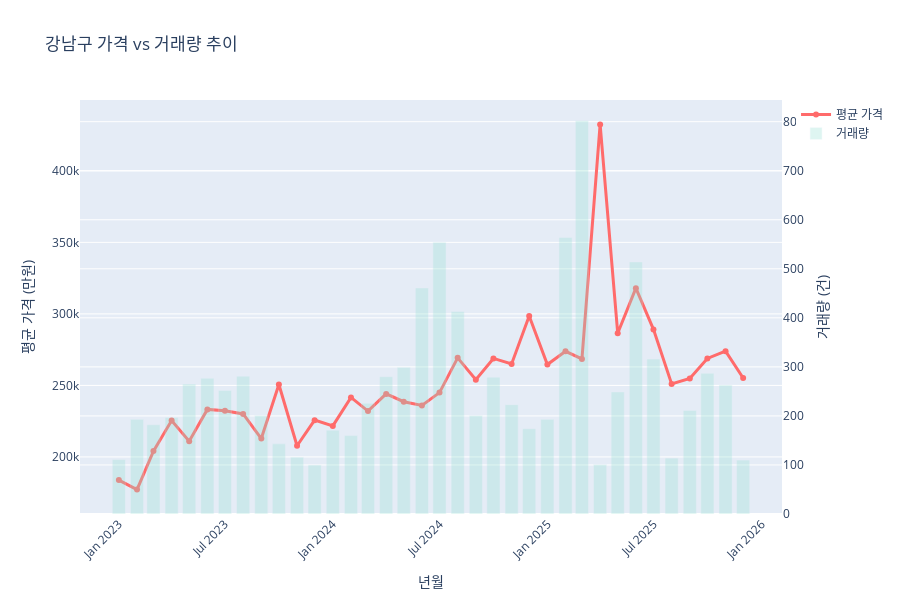

Write notebook code for a chart like this one.
### Code cell
# 4. 거래량과 가격 동시 표시 (듀얼 축)
fig4 = go.Figure()

# 강남구 예시
gangnam = monthly_gu[monthly_gu['CGG_NM'] == '강남구']

# 가격 (왼쪽 축)
fig4.add_trace(go.Scatter(
    x=gangnam['year_month'],
    y=gangnam['avg_price'],
    name='평균 가격',
    yaxis='y',
    mode='lines+markers',
    line=dict(color='#FF6B6B', width=3)
))

# 거래량 (오른쪽 축)
fig4.add_trace(go.Bar(
    x=gangnam['year_month'],
    y=gangnam['txn_cnt'],
    name='거래량',
    yaxis='y2',
    opacity=0.3,
    marker_color='#95E1D3'
))

fig4.update_layout(
    title='강남구 가격 vs 거래량 추이',
    xaxis=dict(title='년월', tickangle=-45),
    yaxis=dict(
        title='평균 가격 (만원)',
        side='left'
    ),
    yaxis2=dict(
        title='거래량 (건)',
        side='right',
        overlaying='y'
    ),
    hovermode='x unified',
    height=600
)

fig4.show()

### Figure 1 — Plotly figure (JSON) as saved in the notebook; plotly's stock layout.template omitted (floating-point values rounded to 4 significant figures)
{"data": [{"line": {"color": "#FF6B6B", "width": 3}, "mode": "lines+markers", "name": "평균 가격", "type": "scatter", "x": ["2023-01", "2023-02", "2023-03", "2023-04", "2023-05", "2023-06", "2023-07", "2023-08", "2023-09", "2023-10", "2023-11", "2023-12", "2024-01", "2024-02", "2024-03", "2024-04", "2024-05", "2024-06", "2024-07", "2024-08", "2024-09", "2024-10", "2024-11", "2024-12", "2025-01", "2025-02", "2025-03", "2025-04", "2025-05", "2025-06", "2025-07", "2025-08", "2025-09", "2025-10", "2025-11", "2025-12"], "y": [183800.0, 177200.0, 204100.0, 225500.0, 211000.0, 233200.0, 232300.0, 230100.0, 212900.0, 250600.0, 207800.0, 225700.0, 221700.0, 241600.0, 232100.0, 244100.0, 238600.0, 236000.0, 245000.0, 269300.0, 254000.0, 268900.0, 265000.0, 298500.0, 264600.0, 273900.0, 268500.0, 432400.0, 286500.0, 318000.0, 289200.0, 251000.0, 254800.0, 268800.0, 274000.0, 255200.0], "yaxis": "y"}, {"marker": {"color": "#95E1D3"}, "name": "거래량", "opacity": 0.3, "type": "bar", "x": ["2023-01", "2023-02", "2023-03", "2023-04", "2023-05", "2023-06", "2023-07", "2023-08", "2023-09", "2023-10", "2023-11", "2023-12", "2024-01", "2024-02", "2024-03", "2024-04", "2024-05", "2024-06", "2024-07", "2024-08", "2024-09", "2024-10", "2024-11", "2024-12", "2025-01", "2025-02", "2025-03", "2025-04", "2025-05", "2025-06", "2025-07", "2025-08", "2025-09", "2025-10", "2025-11", "2025-12"], "y": [111, 193, 182, 197, 265, 277, 252, 281, 201, 143, 116, 100, 171, 160, 226, 280, 299, 461, 554, 413, 201, 279, 223, 174, 193, 564, 802, 101, 249, 514, 316, 114, 211, 287, 263, 110], "yaxis": "y2"}], "layout": {"height": 600, "hovermode": "x unified", "title": {"text": "강남구 가격 vs 거래량 추이"}, "xaxis": {"tickangle": -45, "title": {"text": "년월"}}, "yaxis": {"side": "left", "title": {"text": "평균 가격 (만원)"}}, "yaxis2": {"overlaying": "y", "side": "right", "title": {"text": "거래량 (건)"}}}}
